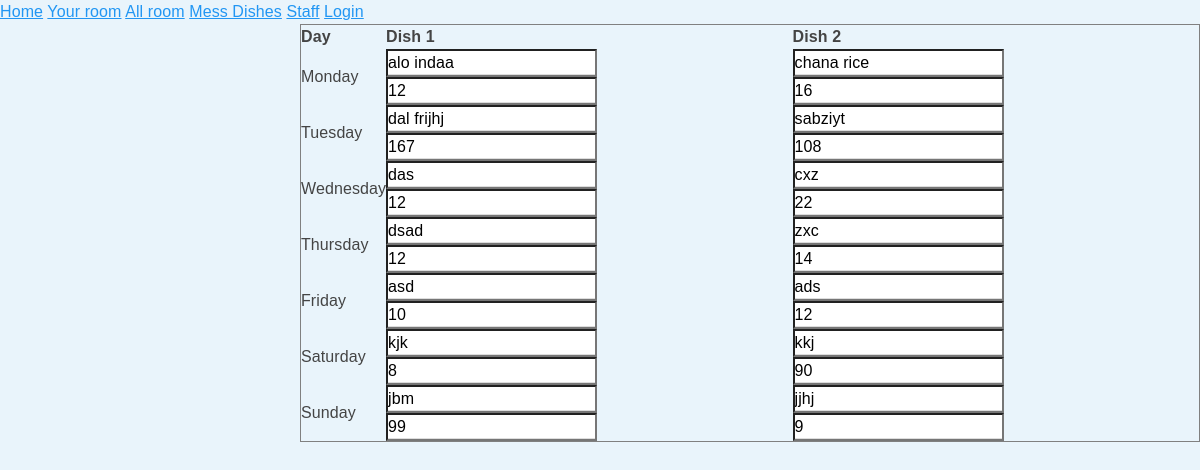
/user_mess.php, run on an earlier commit of the app's database.
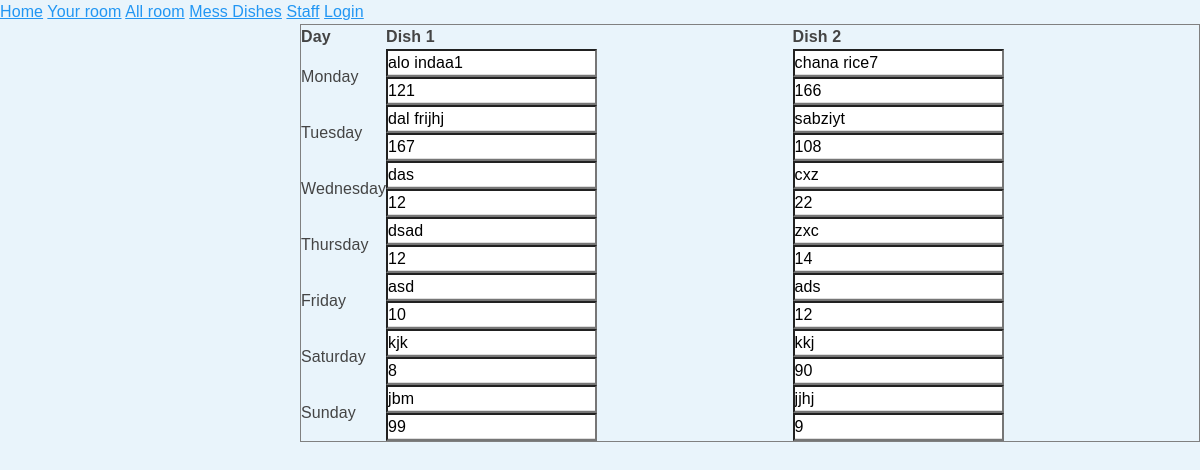
And on a later commit of the database.
### tables this page shows
CREATE TABLE `mess` (
  `id` int(11) NOT NULL,
  `dish1` varchar(100) NOT NULL,
  `dish2` varchar(100) NOT NULL,
  `dish1_units` int(11) NOT NULL,
  `dish2_units` int(11) NOT NULL,
  `day` smallint(6) NOT NULL
);

### helpers/helpers.php (called while the page is built, shortened)
<?php
function assets($url = null, $cond)
{
    if ($cond == 2)
        $folder = 'images/';
    elseif ($cond == 1)
        $folder = 'css/';
    elseif ($cond == 3)
        $folder = 'js/';
    else
        $folder = '';
    if ($url != null) {
        return SITE_URL . 'assets/' . $folder . $url . '?refresh=' . time();
    }
    return SITE_URL;
}

### helpers/dbfun.php (called while the page is built, shortened)
<?php
function all_data($db, $table, $where = null, $count = false)
{
    $condition = '';
    $qry = "SELECT * FROM $table  $condition ";
    $res = mysqli_query($db, $qry);
    if ($count == false) {
        return mysqli_fetch_all($res, MYSQLI_ASSOC);
    } elseif ($count == true) {
        return mysqli_num_rows($res);
    }
}

### user_mess.php (the view)
<?php require_once 'layout/user/header.php'; ?>
<?php
$mess = all_data($db, 'mess');?>
<div style="margin-left: 300px;">
    <div>
        <table border="1">
            <thead>
                <tr>
                    <th>Day</th>
                    <th>Dish 1</th>
                    <th>Dish 2</th>
                </tr>
            </thead>
            <tbody>
                <?php foreach ($mess as $single) {
                ?>
                    <tr>
                        <td><?= date('l', strtotime("Sunday +{$single['day']} days")) ?></td>
                        <td>
                            <input type="text" value="<?= $single['dish1'] ?>" id="dish1<?= $single['day'] ?>">
                            <input type="text" value="<?= $single['dish1_units'] ?>" id="dish1-units<?= $single['day'] ?>">
                        </td>
                        <td>
                            <input type="text" value="<?= $single['dish2'] ?>" id="dish2<?= $single['day'] ?>">
                            <input type="text" value="<?= $single['dish2_units'] ?>" id="dish2-units<?= $single['day'] ?>">
                        </td>
                    </tr>
                <?php } ?>
            </tbody>
        </table>
    </div>
</div>
<?php require_once 'layout/user/footer.php'; ?>

### layout/user/header.php (shortened to what this page needs)
<!DOCTYPE html>
<html lang="en">
<head>
    <link rel="stylesheet" href="<?= assets('bootstrap.min.css',1)?>">
    <link rel="stylesheet" href="<?= assets('style.css',1)?>">
</head>
<body>
<nav>
    <a href="index.php">Home</a>
    <a href="user_room.php">Your room</a>
    <a href="user_rooms.php">All room</a>
    <a href="user_mess.php">Mess Dishes</a>
    <a href="user_staff.php">Staff</a>
   <?php if(isset($_SESSION['user_id'])){?>
    <a href="logout.php">Logout</a>
    <?php }else{?>
        <a href="login.php">Login</a>
        <?php }?>
</nav>

### layout/user/footer.php (shortened to what this page needs)
</body>
</html>

### assets/css/style.css (style rules this page uses)
* { padding: 0%; margin: 0%; box-sizing: border-box; }
body { background-color: #e9f4fb; box-sizing: border-box; font-family: 'Poppins', sans-serif; }

What changed in the data, as far as the page shows it:
changed mess "Monday": dish1 "alo indaa" → "alo indaa1"; dish1_units "12" → "121"; dish2 "chana rice" → "chana rice7"; dish2_units "16" → "166"
